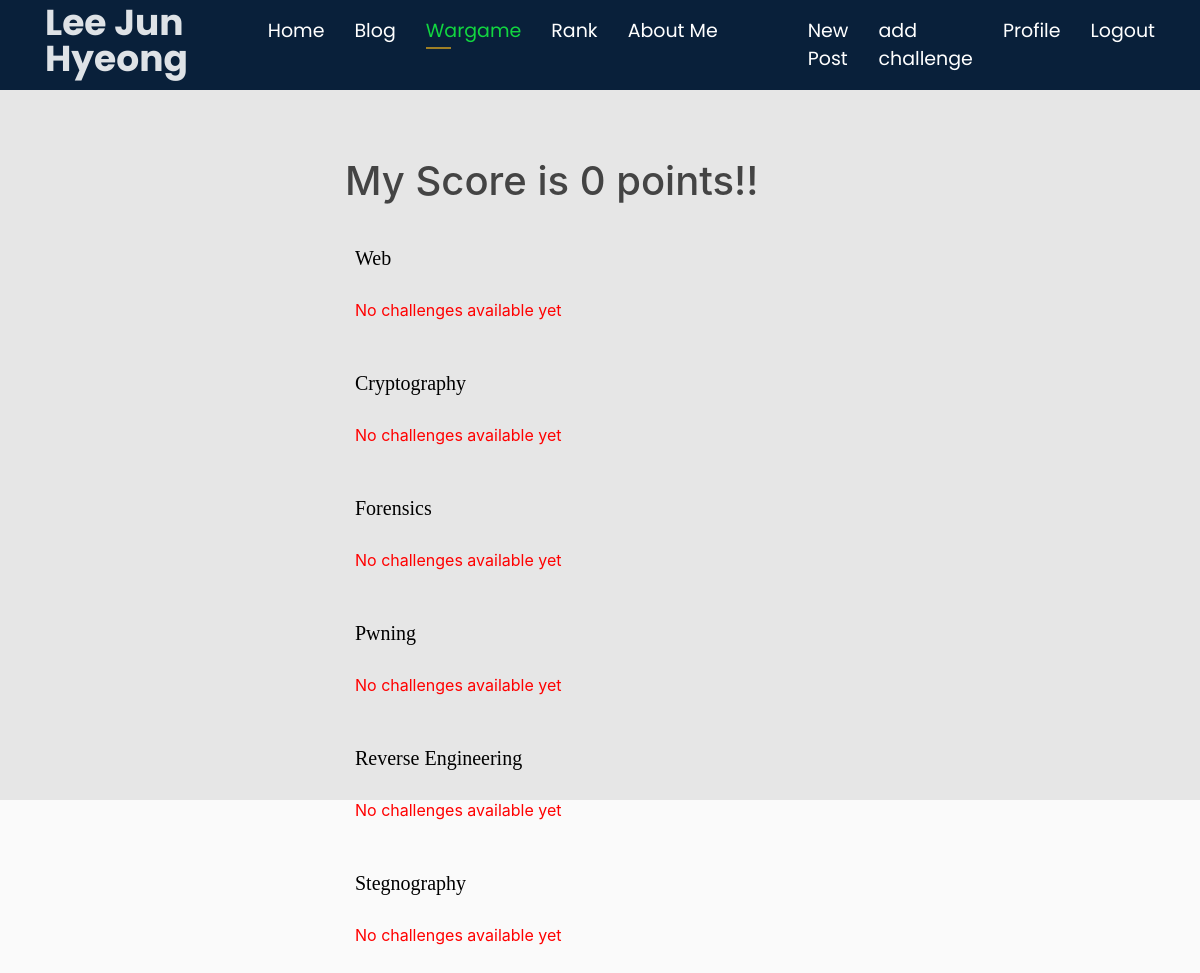
The app's page /wargame/ (signed in), older data.
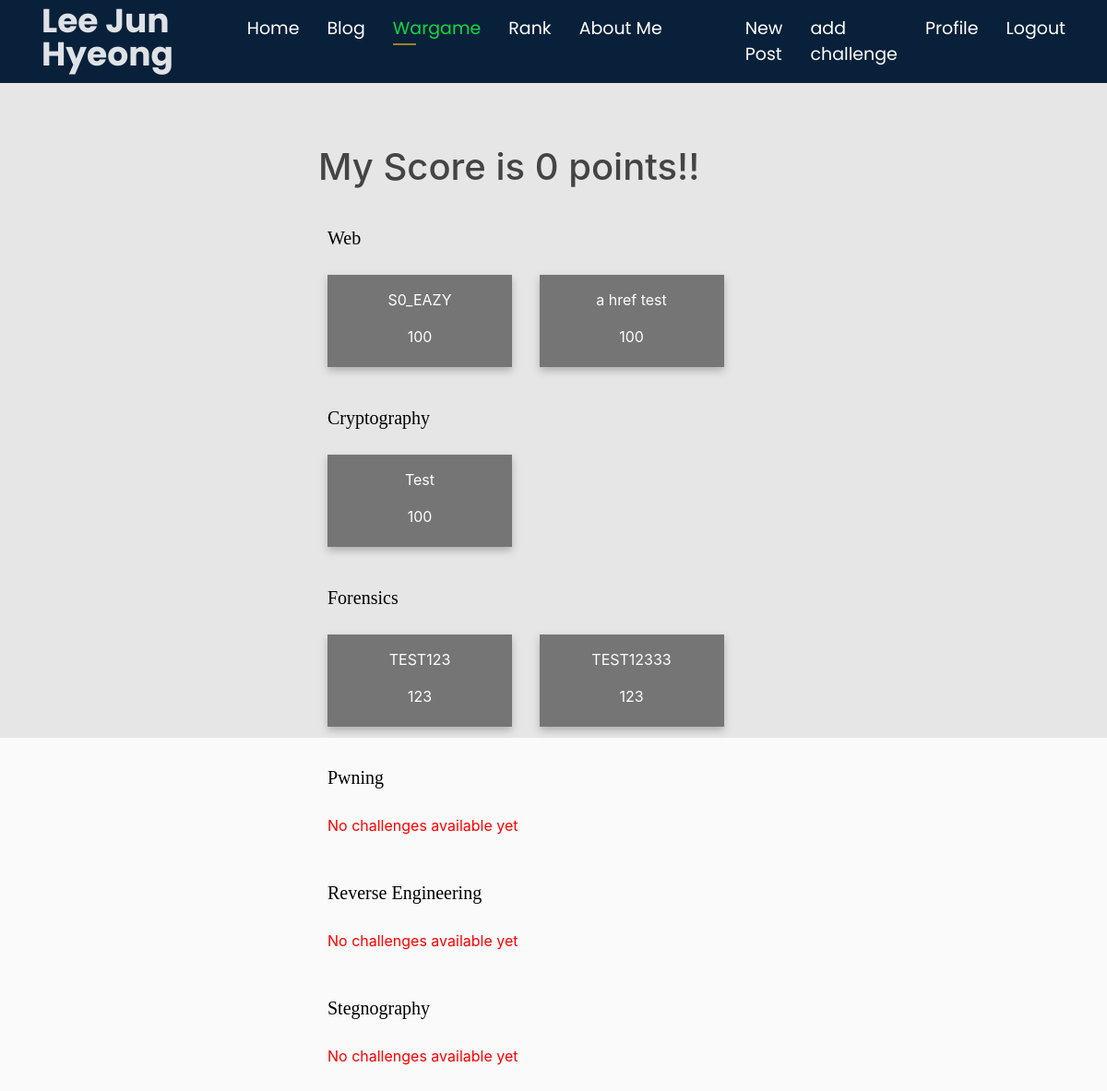
The same page, newer data.
### challenges/models.py (models this page shows)
class Challenges(models.Model) :
	name = models.CharField(max_length=250, unique=True)
	challenge_id = models.CharField(max_length=300, primary_key=True)
	category = models.CharField(max_length=100)
	description = models.CharField(max_length=1000, blank=True, default="")
	points = models.IntegerField()
	file = models.FileField(null=True, blank=True, upload_to=get_upload_path)
	flag = models.CharField(max_length=500)
	author = models.CharField(max_length=250)

### challenges/views.py (the view)
# urls.py: path('', views.index, name='index'),
@login_required(login_url="/login/")
def index(request) :
    current_user = request.user
    my_rank = Profile.objects.filter(user=current_user)
    challenge = models.Challenges.objects.order_by("points")
    challenge_info_stego_object = []
    challenge_info_for_object = []
    challenge_info_re_object = []
    challenge_info_pwn_object = []
    challenge_info_web_object = []
    challenge_info_crypto_object = []
    for c in challenge :
        if c.category == 'Stegnography' :
            s = PassInsideView(c.name, assignID(c.name), c.category, c.description, c.points, c.file, c.flag, c.author)
            challenge_info_stego_object.append(s)
        elif c.category == 'Reverse Engineering' :
            re = PassInsideView(c.name, assignID(c.name), c.category, c.description, c.points, c.file, c.flag, c.author)
            challenge_info_re_object.append(re)
        elif c.category == 'Forensics' :
            f = PassInsideView(c.name, assignID(c.name), c.category, c.description, c.points, c.file, c.flag, c.author)
            challenge_info_for_object.append(f)
        elif c.category == 'Pwning' :
            p = PassInsideView(c.name, assignID(c.name), c.category, c.description, c.points, c.file, c.flag, c.author)
            challenge_info_pwn_object.append(p)
        elif c.category == 'Web' :
            w = PassInsideView(c.name, assignID(c.name), c.category, c.description, c.points, c.file, c.flag, c.author)
            challenge_info_web_object.append(w)
        elif c.category == 'Cryptography' :
            cy = PassInsideView(c.name, assignID(c.name), c.category, c.description, c.points, c.file, c.flag, c.author)
            challenge_info_crypto_object.append(cy)
    solved_challenges_by_user = []
    try :
        fc = models.ChallengesSolvedBy.objects.filter(user_name=request.user)
        for f in fc :
            solved_challenges_by_user.append(f.challenge_id)
    except :
        pass
    return render(request, 'wargame.html',{'data_stego':challenge_info_stego_object,
                                              'data_for':challenge_info_for_object,
                                              'data_re':challenge_info_re_object,
                                              'data_pwn':challenge_info_pwn_object,
                                              'data_web':challenge_info_web_object,
                                              'data_crypto':challenge_info_crypto_object,
                                              'user_solved':solved_challenges_by_user,
                                              'my_rank':my_rank})

### challenges/views.py (called while the page is built)
def assignID(a) :
	return a.lower().replace(' ','_')

### challenges/templates/wargame.html (shortened to what the changed rows need)
{% extends "blog/base.html" %}
{% load static%}
{% block customcss %}
	<link rel="stylesheet" type="text/css" href="{% static 'challenges_css/css/addchallenge.css' %}">
	<link rel="stylesheet" type="text/css" href="{% static 'challenges_css/css/challenges.css' %}">
{% endblock %}
	{% block content %}
	<div id="challenges">
		<div class="container">
			<div class="media">
				<div class="media-body">
					<h2 class="account-heading">
					My Score is
					{% for t in my_rank %}
						{{ t.points }}
					{% endfor %}
					points!!
					</h2>
				</div>
			</div>
			<div class="challengesSet">
				<div id="web">
					<div class="heading">
						<p>Web</p>
					</div>
					{% if data_web %}
						{% for mission in data_web %}
							<div class="mission" data-toggle="modal" data-target="#{{ mission.challenge_id }}" id="display_{{ mission.challenge_id }}">
								<p>{{ mission.name }}</p>
								<p>{{ mission.points }}</p>
							</div>
						{% endfor %}
					{% else %}
						<p style="color: red">No challenges available yet</p>
					{% endif %}
				</div>
				<div id="crypto">
					<div class="heading">
						<p>Cryptography</p>
					</div>
					{% if data_crypto %}
						{% for mission in data_crypto %}
							<div class="mission" data-toggle="modal" data-target="#{{ mission.challenge_id }}" id="display_{{ mission.challenge_id }}">
								<p>{{ mission.name }}</p>
								<p>{{ mission.points }}</p>
							</div>
						{% endfor %}
					{% else %}
						<p style="color: red">No challenges available yet</p>
					{% endif %}
				</div>
				<div id="for">
					<div class="heading">
						<p>Forensics</p>
					</div>
					{% if data_for %}
						{% for mission in data_for %}
							<div class="mission"  data-toggle="modal" data-target="#{{ mission.challenge_id }}" id="display_{{ mission.challenge_id }}">
								<p>{{ mission.name }}</p>
								<p>{{ mission.points }}</p>
							</div>
						{% endfor %}
					{% else %}
						<p style="color: red">No challenges available yet</p>
					{% endif %}
				</div>
			</div>
		</div>
	</div>
{% endblock %}

Row changes from the older to the newer data that the page shows:
added Challenges: name "S0_EAZY"
added Challenges: name "a href test"
added Challenges: name "Test"
added Challenges: name "TEST123"
added Challenges: name "TEST12333"
Text that changed along with them:
new list line: "100"
new list line: "123"
text no longer shown: "No challenges available yet No challenges available yet No challenges available yet"
